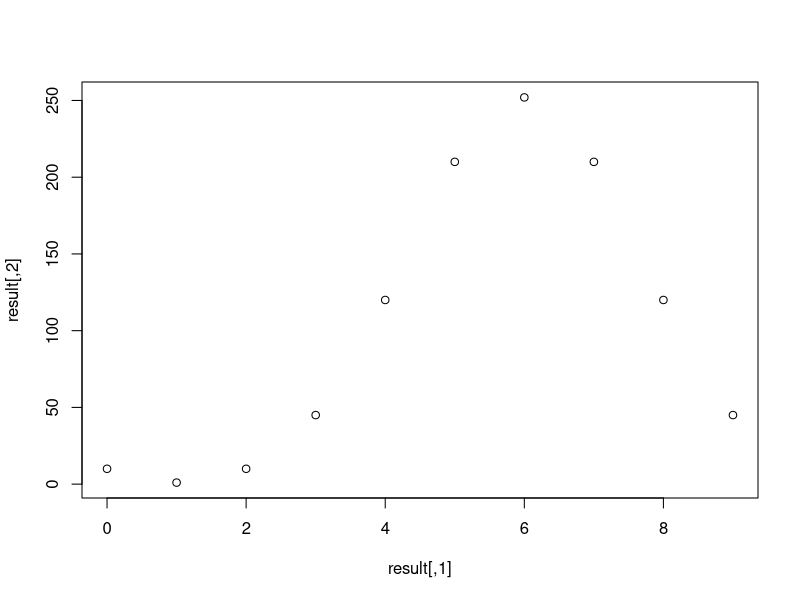

This figure's R source:
## Given a vector: x = (8,3,8,7,15,9,12,4,9,10,5,1)
##     - create matrix with 6 rows and 2 columns
##     - name the columns with "c1", "c2"
##     - find the max and min
##     - add additional row with random numbers in the range 1:20
##       at the end of the matix.
##     - multiply the second column with 2 and then add 6 to each element

x <- c(8,3,8,7,15,9,12,4,9,10,5,1)

mat <- matrix(
    x,
    nrow = 6,
    ncol = 2,
    dimnames = list(NULL, c("c1", "c2")))

maxElement <- max(mat)
minElement <- min(mat)
mat <- rbind(mat, c(runif(n=2, min=1, max=20)))
mat[,2] <- (mat[,2] * 2) + 6

## Create a matrix with the probabilties of getting 'tails'
## with n=10 coin tosses. The first column represents the
## frequency vector μ/n, where μ=0:10 is the number of
## getting 'tails'. In the second column are the probabilities
## (C n μ /2 n), calculated with the function choose().
## Plot the graphic using plot().

require(graphics)

tails.count <- c(0:10)

probabilites <- c()

i <- 0

while(i < 10) {
    res <- choose(10, i)
    probabilites <- c(probabilites, res)
    i <- i + 1
}

result = matrix(
    c(tails.count, probabilites),
    nrow = 10,
    ncol = 2)

plot(result)




